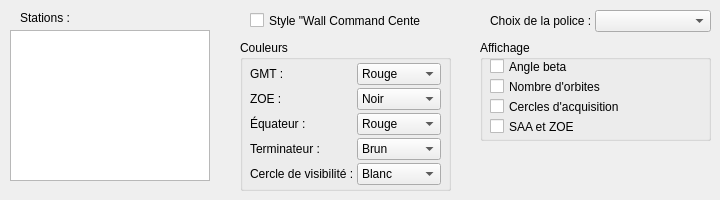
      <widget class="QWidget" name="optionWCC">
       <property name="mouseTracking">
        <bool>true</bool>
       </property>
       <property name="autoFillBackground">
        <bool>true</bool>
       </property>
       <attribute name="title">
        <string>Wall Command Center</string>
       </attribute>
       <widget class="QCheckBox" name="styleWCC">
        <property name="geometry">
         <rect>
          <x>250</x>
          <y>10</y>
          <width>171</width>
          <height>21</height>
         </rect>
        </property>
        <property name="mouseTracking">
         <bool>true</bool>
        </property>
        <property name="text">
         <string>Style &quot;Wall Command Center&quot;</string>
        </property>
        <property name="checkable">
         <bool>true</bool>
        </property>
        <property name="checked">
         <bool>false</bool>
        </property>
       </widget>
       <widget class="QListWidget" name="listeStations">
        <property name="geometry">
         <rect>
          <x>10</x>
          <y>30</y>
          <width>200</width>
          <height>151</height>
         </rect>
        </property>
        <property name="contextMenuPolicy">
         <enum>Qt::CustomContextMenu</enum>
        </property>
        <property name="horizontalScrollBarPolicy">
         <enum>Qt::ScrollBarAlwaysOff</enum>
        </property>
       </widget>
       <widget class="QLabel" name="lbl_stations">
        <property name="geometry">
         <rect>
          <x>20</x>
          <y>10</y>
          <width>61</width>
          <height>16</height>
         </rect>
        </property>
        <property name="text">
         <string>Stations :</string>
        </property>
       </widget>
       <widget class="QGroupBox" name="affichageWCC">
        <property name="geometry">
         <rect>
          <x>480</x>
          <y>40</y>
          <width>231</width>
          <height>101</height>
         </rect>
        </property>
        <property name="title">
         <string>Affichage</string>
        </property>
        <widget class="QCheckBox" name="affNbOrbWCC">
         <property name="geometry">
          <rect>
           <x>10</x>
           <y>35</y>
           <width>181</width>
           <height>23</height>
          </rect>
         </property>
         <property name="text">
          <string>Nombre d'orbites</string>
         </property>
        </widget>
        <widget class="QCheckBox" name="affSAA_ZOE">
         <property name="geometry">
          <rect>
           <x>10</x>
           <y>75</y>
           <width>201</width>
           <height>23</height>
          </rect>
         </property>
         <property name="mouseTracking">
          <bool>true</bool>
         </property>
         <property name="toolTip">
          <string>Anomalie Atlantique Sud et Zone d'exclusion</string>
         </property>
         <property name="text">
          <string extracomment="South Atlantic Anomaly and Zone of Exclusion">SAA et ZOE</string>
         </property>
         <property name="checkable">
          <bool>true</bool>
         </property>
         <property name="checked">
          <bool>false</bool>
         </property>
        </widget>
        <widget class="QCheckBox" name="affCerclesAcq">
         <property name="geometry">
          <rect>
           <x>10</x>
           <y>55</y>
           <width>201</width>
           <height>23</height>
          </rect>
         </property>
         <property name="mouseTracking">
          <bool>true</bool>
         </property>
         <property name="text">
          <string>Cercles d'acquisition</string>
         </property>
         <property name="checkable">
          <bool>true</bool>
         </property>
         <property name="checked">
          <bool>false</bool>
         </property>
        </widget>
        <widget class="QCheckBox" name="affBetaWCC">
         <property name="geometry">
          <rect>
           <x>10</x>
           <y>15</y>
           <width>151</width>
           <height>23</height>
          </rect>
         </property>
         <property name="toolTip">
          <string>Angle entre le plan de l'orbite et la direction du Soleil</string>
         </property>
         <property name="text">
          <string extracomment="Beta angle (angle between orbit plane and direction of Sun)">Angle beta</string>
         </property>
        </widget>
       </widget>
       <widget class="QGroupBox" name="couleursWCC">
        <property name="geometry">
         <rect>
          <x>240</x>
          <y>40</y>
          <width>211</width>
          <height>151</height>
         </rect>
        </property>
        <property name="title">
         <string>Couleurs</string>
        </property>
        <widget class="QWidget" name="formLayoutWidget_71">
         <property name="geometry">
          <rect>
           <x>10</x>
           <y>23</y>
           <width>191</width>
           <height>126</height>
          </rect>
         </property>
         <layout class="QFormLayout" name="formLayout_couleursWcc">
          <property name="labelAlignment">
           <set>Qt::AlignLeading|Qt::AlignLeft|Qt::AlignVCenter</set>
          </property>
          <property name="horizontalSpacing">
           <number>3</number>
          </property>
          <property name="verticalSpacing">
           <number>3</number>
          </property>
          <item row="0" column="0">
           <widget class="QLabel" name="lbl_coulGMT">
            <property name="toolTip">
             <string>Greenwich Mean Time</string>
            </property>
            <property name="text">
             <string extracomment="Greenwich Mean Time">GMT :</string>
            </property>
           </widget>
          </item>
          <item row="1" column="0">
           <widget class="QLabel" name="lbl_coulZOE">
            <property name="toolTip">
             <string>Zone d'exclusion</string>
            </property>
            <property name="text">
             <string extracomment="Zone of exclusion">ZOE :</string>
            </property>
           </widget>
          </item>
          <item row="2" column="0">
           <widget class="QLabel" name="lbl_coulEquateur">
            <property name="text">
             <string>Équateur :</string>
            </property>
           </widget>
          </item>
          <item row="3" column="0">
           <widget class="QLabel" name="lbl_coulTerminateur">
            <property name="text">
             <string>Terminateur :</string>
            </property>
           </widget>
          </item>
          <item row="4" column="0">
           <widget class="QLabel" name="lbl_coulCercleVisibilite">
            <property name="text">
             <string>Cercle de visibilité :</string>
            </property>
           </widget>
          </item>
          <item row="0" column="1">
           <widget class="QComboBox" name="coulGMT">
            <item>
             <property name="text">
              <string>Rouge</string>
             </property>
            </item>
            <item>
             <property name="text">
              <string>Blanc</string>
             </property>
            </item>
            <item>
             <property name="text">
              <string>Cyan</string>
             </property>
            </item>
           </widget>
          </item>
          <item row="1" column="1">
           <widget class="QComboBox" name="coulZOE">
            <item>
             <property name="text">
              <string>Noir</string>
             </property>
            </item>
            <item>
             <property name="text">
              <string>Blanc</string>
             </property>
            </item>
           </widget>
          </item>
          <item row="2" column="1">
           <widget class="QComboBox" name="coulEquateur">
            <item>
             <property name="text">
              <string>Rouge</string>
             </property>
            </item>
            <item>
             <property name="text">
              <string>Blanc</string>
             </property>
            </item>
           </widget>
          </item>
          <item row="3" column="1">
           <widget class="QComboBox" name="coulTerminateur">
            <item>
             <property name="text">
              <string>Brun</string>
             </property>
            </item>
            <item>
             <property name="text">
              <string>Jaune</string>
             </property>
            </item>
           </widget>
          </item>
          <item row="4" column="1">
           <widget class="QComboBox" name="coulCercleVisibilite">
            <item>
             <property name="text">
              <string>Blanc</string>
             </property>
            </item>
            <item>
             <property name="text">
              <string>Rouge</string>
             </property>
            </item>
           </widget>
          </item>
         </layout>
        </widget>
       </widget>
       <widget class="QWidget" name="formLayoutWidget_72">
        <property name="geometry">
         <rect>
          <x>490</x>
          <y>10</y>
          <width>221</width>
          <height>25</height>
         </rect>
        </property>
        <layout class="QFormLayout" name="formLayout_police">
         <property name="labelAlignment">
          <set>Qt::AlignLeading|Qt::AlignLeft|Qt::AlignVCenter</set>
         </property>
         <property name="horizontalSpacing">
          <number>3</number>
         </property>
         <property name="verticalSpacing">
          <number>0</number>
         </property>
         <item row="0" column="0">
          <widget class="QLabel" name="lbl_policeWCC">
           <property name="text">
            <string>Choix de la police :</string>
           </property>
          </widget>
         </item>
         <item row="0" column="1">
          <widget class="QComboBox" name="policeWCC">
           <property name="currentText">
            <string notr="true"/>
           </property>
          </widget>
         </item>
        </layout>
       </widget>
      </widget>
